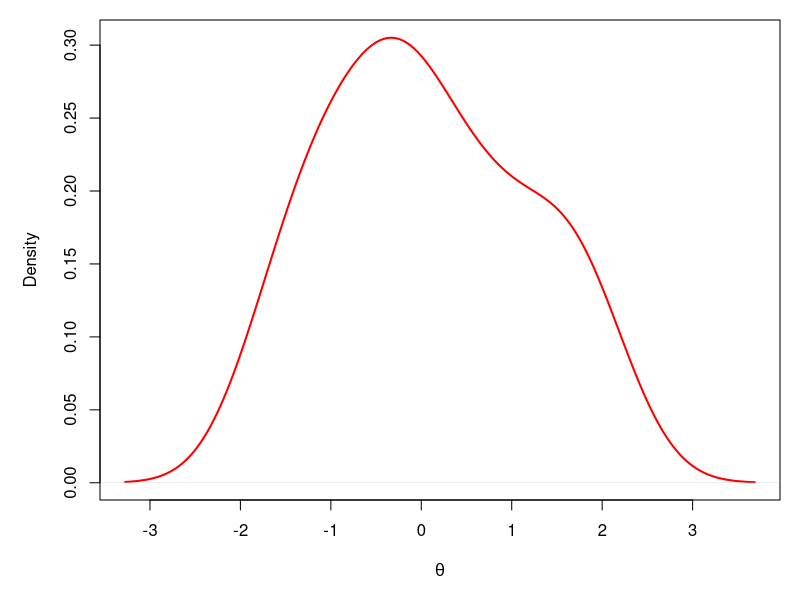
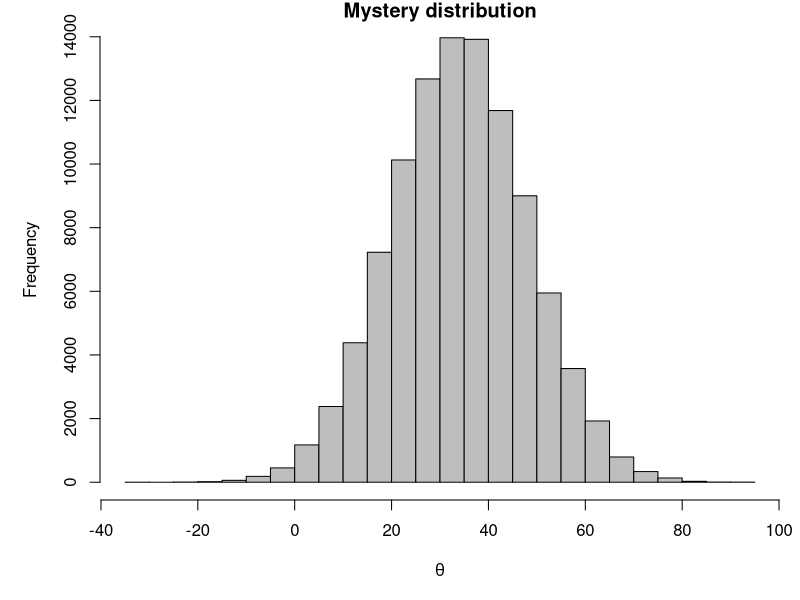
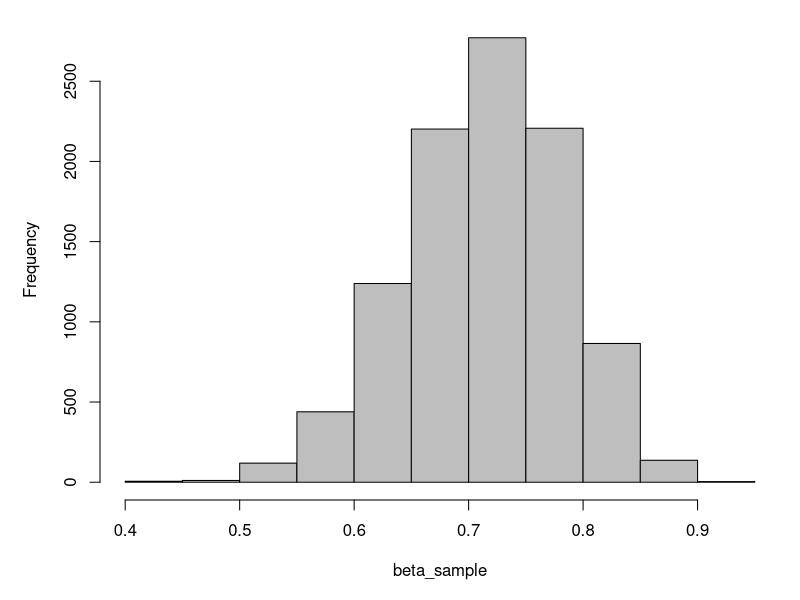

Write the R code that produced these figures, in order.
## ---- chunk 1

## ---- chunk 2
ndata <- rnorm(n = 30, mean = 0, sd = 1)
## ---- chunk 3
par(mar = c(5, 5, 1, 1))
plot(density(ndata),
  main = "",
  xlab = expression(theta),
  col = "red",
  lwd = "2"
)
## ---- chunk 4
hist(rnorm(1e5, mean = 34, sd = 14),
  main = "Mystery distribution",
  xlab = expression(theta),
  col = "gray"
)
## ---- chunk 5
# I'll simulate the data for you in another file and you can read in the data
# from a text file like this (just make sure it is in the correct directory):
dbp <- read.csv("../../data/dbp.txt")
## ---- chunk 6
# Get a random sample from the beta
beta_sample <- rbeta(n = 1e4, shape1 = 30, shape2 = 12)

# Plot a quick histogram in base graphics
hist(beta_sample, main = "", col = "gray")
## ---- chunk 7
rbinom(n = 10, size = 10, prob = 0.5)
## ---- chunk 8
rpois(n <- 10, lambda = 10)
## ---- chunk 9
counts <- read.csv("../../data/counts.txt")
## ---- chunk 10
counts2 <- read.csv("../../data/counts2.txt")
